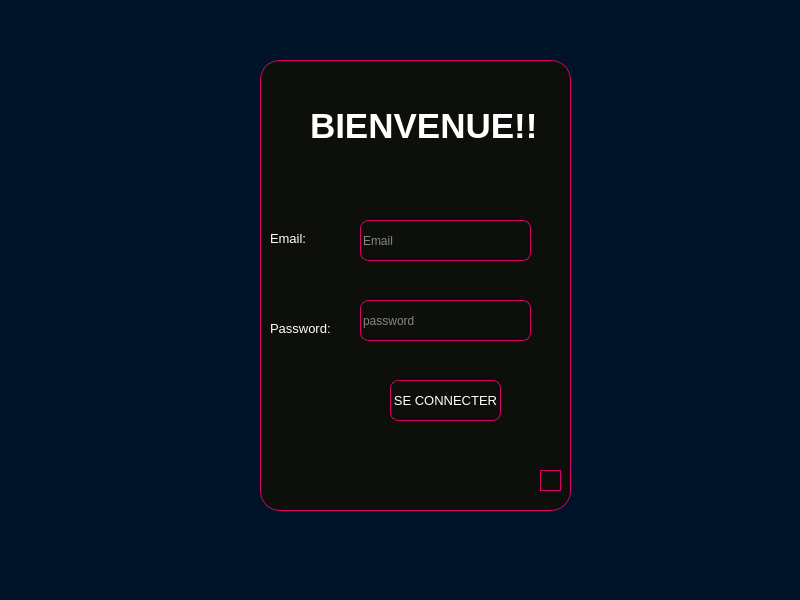
<?xml version="1.0" encoding="UTF-8"?>
<ui version="4.0">
 <class>Login</class>
 <widget class="QMainWindow" name="Login">
  <property name="geometry">
   <rect>
    <x>0</x>
    <y>0</y>
    <width>800</width>
    <height>600</height>
   </rect>
  </property>
  <property name="windowTitle">
   <string>Login</string>
  </property>
  <property name="styleSheet">
   <string notr="true">color:white;
background:#001328;
</string>
  </property>
  <widget class="QWidget" name="centralwidget">
   <widget class="QLabel" name="label_username_icone">
    <property name="geometry">
     <rect>
      <x>640</x>
      <y>110</y>
      <width>31</width>
      <height>21</height>
     </rect>
    </property>
    <property name="text">
     <string/>
    </property>
   </widget>
   <widget class="QFrame" name="frame">
    <property name="geometry">
     <rect>
      <x>260</x>
      <y>60</y>
      <width>311</width>
      <height>451</height>
     </rect>
    </property>
    <property name="styleSheet">
     <string notr="true">background:#0C0F0A;
border:1px solid #DE0068;
color:white;
border-radius:20px;</string>
    </property>
    <property name="frameShape">
     <enum>QFrame::StyledPanel</enum>
    </property>
    <property name="frameShadow">
     <enum>QFrame::Raised</enum>
    </property>
    <widget class="QLabel" name="label">
     <property name="geometry">
      <rect>
       <x>50</x>
       <y>40</y>
       <width>231</width>
       <height>51</height>
      </rect>
     </property>
     <property name="font">
      <font>
       <family>Arial</family>
       <pointsize>26</pointsize>
       <weight>75</weight>
       <bold>true</bold>
      </font>
     </property>
     <property name="styleSheet">
      <string notr="true">border:none;</string>
     </property>
     <property name="text">
      <string>BIENVENUE!!</string>
     </property>
    </widget>
    <widget class="QLabel" name="label_2">
     <property name="geometry">
      <rect>
       <x>10</x>
       <y>170</y>
       <width>61</width>
       <height>16</height>
      </rect>
     </property>
     <property name="font">
      <font>
       <family>Arial</family>
       <pointsize>10</pointsize>
      </font>
     </property>
     <property name="styleSheet">
      <string notr="true">border:none;</string>
     </property>
     <property name="text">
      <string>Email:    </string>
     </property>
    </widget>
    <widget class="QLineEdit" name="lineEdit_user">
     <property name="geometry">
      <rect>
       <x>100</x>
       <y>160</y>
       <width>171</width>
       <height>41</height>
      </rect>
     </property>
     <property name="styleSheet">
      <string notr="true">color:white;
border-radius:8px;
margin-right:0,5cm;</string>
     </property>
     <property name="placeholderText">
      <string>Email</string>
     </property>
    </widget>
    <widget class="QLabel" name="label_3">
     <property name="geometry">
      <rect>
       <x>10</x>
       <y>260</y>
       <width>61</width>
       <height>16</height>
      </rect>
     </property>
     <property name="font">
      <font>
       <family>Arial</family>
       <pointsize>10</pointsize>
      </font>
     </property>
     <property name="styleSheet">
      <string notr="true">border:none;</string>
     </property>
     <property name="text">
      <string>Password:</string>
     </property>
    </widget>
    <widget class="QLineEdit" name="lineEdit_pass">
     <property name="geometry">
      <rect>
       <x>100</x>
       <y>240</y>
       <width>171</width>
       <height>41</height>
      </rect>
     </property>
     <property name="styleSheet">
      <string notr="true">color:white;
border-radius:8px;
margin-left:0,5cm;</string>
     </property>
     <property name="text">
      <string/>
     </property>
     <property name="echoMode">
      <enum>QLineEdit::Password</enum>
     </property>
     <property name="placeholderText">
      <string>password</string>
     </property>
    </widget>
    <widget class="QPushButton" name="pushButton">
     <property name="geometry">
      <rect>
       <x>130</x>
       <y>320</y>
       <width>111</width>
       <height>41</height>
      </rect>
     </property>
     <property name="font">
      <font>
       <family>Arial</family>
       <pointsize>10</pointsize>
      </font>
     </property>
     <property name="styleSheet">
      <string notr="true">*{
background:#0C0F0A;
border:1px solid #DE0068;
border-radius:8px;
color:white;
image:url(:/images/images/icons8_supplier.ico);
}
*:hover{
background:white;
opacity:1;
border:1px solid #DE0068;
border-radius:8px;
color:#DE0068;
transition:2s infinite;
}
</string>
     </property>
     <property name="text">
      <string>SE CONNECTER</string>
     </property>
    </widget>
    <widget class="QPushButton" name="pushButton_2">
     <property name="geometry">
      <rect>
       <x>280</x>
       <y>410</y>
       <width>21</width>
       <height>21</height>
      </rect>
     </property>
     <property name="styleSheet">
      <string notr="true">border-radius:20px;</string>
     </property>
     <property name="text">
      <string/>
     </property>
     <property name="icon">
      <iconset resource="ressource.qrc">
       <normaloff>:/img/png-clipart-computer-icons-website-icon-help-symbol-miscellaneous-blue.png</normaloff>:/img/png-clipart-computer-icons-website-icon-help-symbol-miscellaneous-blue.png</iconset>
     </property>
     <property name="iconSize">
      <size>
       <width>33</width>
       <height>23</height>
      </size>
     </property>
    </widget>
   </widget>
  </widget>
  <widget class="QMenuBar" name="menubar">
   <property name="geometry">
    <rect>
     <x>0</x>
     <y>0</y>
     <width>800</width>
     <height>20</height>
    </rect>
   </property>
  </widget>
  <widget class="QStatusBar" name="statusbar"/>
 </widget>
 <resources>
  <include location="ressource.qrc"/>
 </resources>
 <connections/>
</ui>
